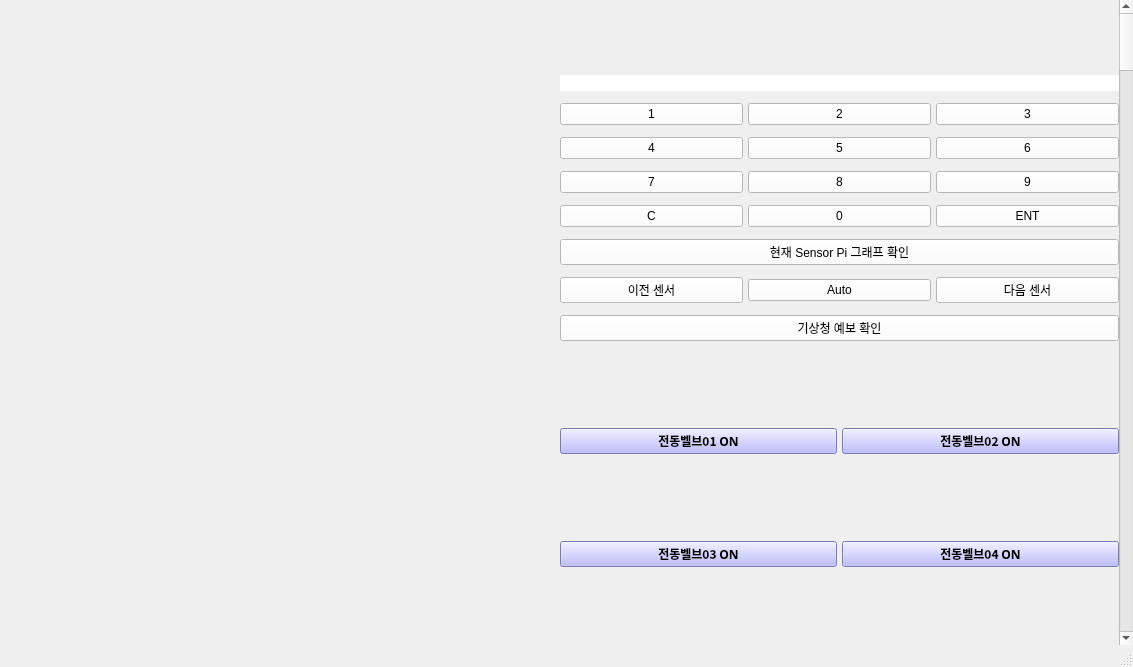
<?xml version="1.0" encoding="UTF-8"?>
<ui version="4.0">
 <class>MainWindow</class>
 <widget class="QMainWindow" name="MainWindow">
  <property name="geometry">
   <rect>
    <x>0</x>
    <y>0</y>
    <width>1133</width>
    <height>667</height>
   </rect>
  </property>
  <property name="windowTitle">
   <string>MainWindow</string>
  </property>
  <widget class="QWidget" name="centralwidget">
   <layout class="QHBoxLayout" name="horizontalLayout">
    <property name="spacing">
     <number>0</number>
    </property>
    <property name="leftMargin">
     <number>0</number>
    </property>
    <property name="topMargin">
     <number>0</number>
    </property>
    <property name="rightMargin">
     <number>0</number>
    </property>
    <property name="bottomMargin">
     <number>0</number>
    </property>
    <item>
     <layout class="QGridLayout" name="gridLayout_4">
      <property name="sizeConstraint">
       <enum>QLayout::SetDefaultConstraint</enum>
      </property>
      <property name="spacing">
       <number>0</number>
      </property>
      <item row="0" column="0">
       <widget class="MplWidget" name="MplWidget" native="true"/>
      </item>
      <item row="1" column="0">
       <widget class="MplWidget" name="MplWidget_2" native="true"/>
      </item>
      <item row="1" column="1">
       <widget class="MplWidget" name="MplWidget_4" native="true"/>
      </item>
      <item row="0" column="1">
       <widget class="MplWidget" name="MplWidget_3" native="true"/>
      </item>
     </layout>
    </item>
    <item>
     <layout class="QGridLayout" name="gridLayout_3">
      <property name="horizontalSpacing">
       <number>5</number>
      </property>
      <property name="verticalSpacing">
       <number>12</number>
      </property>
      <item row="1" column="1">
       <widget class="QPushButton" name="EVController_02">
        <property name="font">
         <font>
          <family>함초롬돋움</family>
          <weight>75</weight>
          <bold>true</bold>
         </font>
        </property>
        <property name="styleSheet">
         <string notr="true">background-color: rgb(170, 170, 255);</string>
        </property>
        <property name="text">
         <string>전동벨브02 ON</string>
        </property>
       </widget>
      </item>
      <item row="2" column="0">
       <widget class="QPushButton" name="EVController_03">
        <property name="font">
         <font>
          <family>함초롬바탕</family>
          <weight>75</weight>
          <bold>true</bold>
         </font>
        </property>
        <property name="styleSheet">
         <string notr="true">background-color: rgb(170, 170, 255);</string>
        </property>
        <property name="text">
         <string>전동벨브03 ON</string>
        </property>
       </widget>
      </item>
      <item row="1" column="0">
       <widget class="QPushButton" name="EVController_01">
        <property name="font">
         <font>
          <family>함초롬바탕</family>
          <weight>75</weight>
          <bold>true</bold>
         </font>
        </property>
        <property name="styleSheet">
         <string notr="true">background-color: rgb(170, 170, 255);</string>
        </property>
        <property name="text">
         <string>전동벨브01 ON</string>
        </property>
       </widget>
      </item>
      <item row="2" column="1">
       <widget class="QPushButton" name="EVController_04">
        <property name="font">
         <font>
          <family>함초롬바탕</family>
          <weight>75</weight>
          <bold>true</bold>
         </font>
        </property>
        <property name="styleSheet">
         <string notr="true">background-color: rgb(170, 170, 255);</string>
        </property>
        <property name="text">
         <string>전동벨브04 ON</string>
        </property>
       </widget>
      </item>
      <item row="0" column="0" colspan="2">
       <layout class="QGridLayout" name="gridLayout_2">
        <property name="horizontalSpacing">
         <number>5</number>
        </property>
        <property name="verticalSpacing">
         <number>12</number>
        </property>
        <item row="0" column="0" colspan="3">
         <layout class="QGridLayout" name="gridLayout">
          <property name="horizontalSpacing">
           <number>5</number>
          </property>
          <property name="verticalSpacing">
           <number>12</number>
          </property>
          <item row="0" column="0" colspan="3">
           <widget class="QLineEdit" name="pf_line">
            <property name="minimumSize">
             <size>
              <width>0</width>
              <height>0</height>
             </size>
            </property>
            <property name="styleSheet">
             <string notr="true">font: 15pt &quot;한컴 소망 B&quot;;
background-color: rgb(255, 255, 255);</string>
            </property>
            <property name="text">
             <string/>
            </property>
            <property name="frame">
             <bool>false</bool>
            </property>
            <property name="alignment">
             <set>Qt::AlignRight|Qt::AlignTrailing|Qt::AlignVCenter</set>
            </property>
           </widget>
          </item>
          <item row="1" column="0">
           <widget class="QPushButton" name="num_1">
            <property name="minimumSize">
             <size>
              <width>0</width>
              <height>0</height>
             </size>
            </property>
            <property name="styleSheet">
             <string notr="true">background-color: rgb(255, 255, 255);
gridline-color: rgb(255, 85, 255);
font: 10pt &quot;HY동녘B&quot;;</string>
            </property>
            <property name="text">
             <string>1</string>
            </property>
           </widget>
          </item>
          <item row="1" column="1">
           <widget class="QPushButton" name="num_2">
            <property name="minimumSize">
             <size>
              <width>0</width>
              <height>0</height>
             </size>
            </property>
            <property name="styleSheet">
             <string notr="true">background-color: rgb(255, 255, 255);
font: 10pt &quot;HY동녘B&quot;;</string>
            </property>
            <property name="text">
             <string>2</string>
            </property>
           </widget>
          </item>
          <item row="1" column="2">
           <widget class="QPushButton" name="num_3">
            <property name="minimumSize">
             <size>
              <width>0</width>
              <height>0</height>
             </size>
            </property>
            <property name="styleSheet">
             <string notr="true">background-color: rgb(255, 255, 255);
font: 10pt &quot;HY동녘B&quot;;</string>
            </property>
            <property name="text">
             <string>3</string>
            </property>
           </widget>
          </item>
          <item row="2" column="0">
           <widget class="QPushButton" name="num_4">
            <property name="minimumSize">
             <size>
              <width>0</width>
              <height>0</height>
             </size>
            </property>
            <property name="styleSheet">
             <string notr="true">background-color: rgb(255, 255, 255);
font: 10pt &quot;HY동녘B&quot;;</string>
            </property>
            <property name="text">
             <string>4</string>
            </property>
           </widget>
          </item>
          <item row="2" column="1">
           <widget class="QPushButton" name="num_5">
            <property name="minimumSize">
             <size>
              <width>0</width>
              <height>0</height>
             </size>
            </property>
            <property name="styleSheet">
             <string notr="true">background-color: rgb(255, 255, 255);
font: 10pt &quot;HY동녘B&quot;;</string>
            </property>
            <property name="text">
             <string>5</string>
            </property>
           </widget>
          </item>
          <item row="2" column="2">
           <widget class="QPushButton" name="num_6">
            <property name="minimumSize">
             <size>
              <width>0</width>
              <height>0</height>
             </size>
            </property>
            <property name="styleSheet">
             <string notr="true">background-color: rgb(255, 255, 255);
font: 10pt &quot;HY동녘B&quot;;</string>
            </property>
            <property name="text">
             <string>6</string>
            </property>
           </widget>
          </item>
          <item row="3" column="0">
           <widget class="QPushButton" name="num_7">
            <property name="styleSheet">
             <string notr="true">background-color: rgb(255, 255, 255);
font: 10pt &quot;HY동녘B&quot;;</string>
            </property>
            <property name="text">
             <string>7</string>
            </property>
           </widget>
          </item>
          <item row="3" column="1">
           <widget class="QPushButton" name="num_8">
            <property name="styleSheet">
             <string notr="true">background-color: rgb(255, 255, 255);
font: 10pt &quot;HY동녘B&quot;;</string>
            </property>
            <property name="text">
             <string>8</string>
            </property>
           </widget>
          </item>
          <item row="3" column="2">
           <widget class="QPushButton" name="num_9">
            <property name="styleSheet">
             <string notr="true">background-color: rgb(255, 255, 255);
font: 10pt &quot;HY동녘B&quot;;</string>
            </property>
            <property name="text">
             <string>9</string>
            </property>
           </widget>
          </item>
          <item row="4" column="0">
           <widget class="QPushButton" name="reset_push">
            <property name="styleSheet">
             <string notr="true">background-color: rgb(255, 255, 255);</string>
            </property>
            <property name="text">
             <string>C</string>
            </property>
           </widget>
          </item>
          <item row="4" column="1">
           <widget class="QPushButton" name="num_10">
            <property name="styleSheet">
             <string notr="true">background-color: rgb(255, 255, 255);
font: 10pt &quot;HY동녘B&quot;;</string>
            </property>
            <property name="text">
             <string>0</string>
            </property>
           </widget>
          </item>
          <item row="4" column="2">
           <widget class="QPushButton" name="ent_push">
            <property name="styleSheet">
             <string notr="true">background-color: rgb(255, 255, 255);</string>
            </property>
            <property name="text">
             <string>ENT</string>
            </property>
           </widget>
          </item>
         </layout>
        </item>
        <item row="1" column="0" colspan="3">
         <widget class="QPushButton" name="graph_btn">
          <property name="minimumSize">
           <size>
            <width>0</width>
            <height>0</height>
           </size>
          </property>
          <property name="styleSheet">
           <string notr="true">background-color: rgb(255, 255, 255);
font: 10pt &quot;HY동녘B&quot;;</string>
          </property>
          <property name="text">
           <string>현재 Sensor Pi 그래프 확인</string>
          </property>
         </widget>
        </item>
        <item row="2" column="2">
         <widget class="QPushButton" name="next_btn">
          <property name="minimumSize">
           <size>
            <width>0</width>
            <height>0</height>
           </size>
          </property>
          <property name="styleSheet">
           <string notr="true">background-color: rgb(255, 255, 255);
font: 10pt &quot;HY동녘B&quot;;</string>
          </property>
          <property name="text">
           <string>다음 센서</string>
          </property>
         </widget>
        </item>
        <item row="2" column="1">
         <widget class="QPushButton" name="switch_btn">
          <property name="minimumSize">
           <size>
            <width>0</width>
            <height>0</height>
           </size>
          </property>
          <property name="styleSheet">
           <string notr="true">background-color: rgb(255, 255, 255);
font: 10pt &quot;HY동녘B&quot;;</string>
          </property>
          <property name="text">
           <string>Auto</string>
          </property>
         </widget>
        </item>
        <item row="2" column="0">
         <widget class="QPushButton" name="back_btn">
          <property name="minimumSize">
           <size>
            <width>0</width>
            <height>0</height>
           </size>
          </property>
          <property name="styleSheet">
           <string notr="true">background-color: rgb(255, 255, 255);
font: 10pt &quot;HY동녘B&quot;;</string>
          </property>
          <property name="text">
           <string>이전 센서</string>
          </property>
         </widget>
        </item>
        <item row="5" column="0" colspan="3">
         <widget class="QPushButton" name="ki_btn">
          <property name="minimumSize">
           <size>
            <width>0</width>
            <height>0</height>
           </size>
          </property>
          <property name="styleSheet">
           <string notr="true">background-color: rgb(255, 255, 255);
font: 10pt &quot;HY동녘B&quot;;</string>
          </property>
          <property name="text">
           <string>기상청 예보 확인</string>
          </property>
         </widget>
        </item>
       </layout>
      </item>
     </layout>
    </item>
    <item>
     <widget class="QScrollBar" name="verticalScrollBar1">
      <property name="orientation">
       <enum>Qt::Vertical</enum>
      </property>
     </widget>
    </item>
   </layout>
  </widget>
  <widget class="QMenuBar" name="menubar">
   <property name="geometry">
    <rect>
     <x>0</x>
     <y>0</y>
     <width>1133</width>
     <height>21</height>
    </rect>
   </property>
  </widget>
  <widget class="QStatusBar" name="statusbar"/>
 </widget>
 <customwidgets>
  <customwidget>
   <class>MplWidget</class>
   <extends>QWidget</extends>
   <header>mplwidget.h</header>
   <container>1</container>
  </customwidget>
 </customwidgets>
 <resources/>
 <connections/>
</ui>
